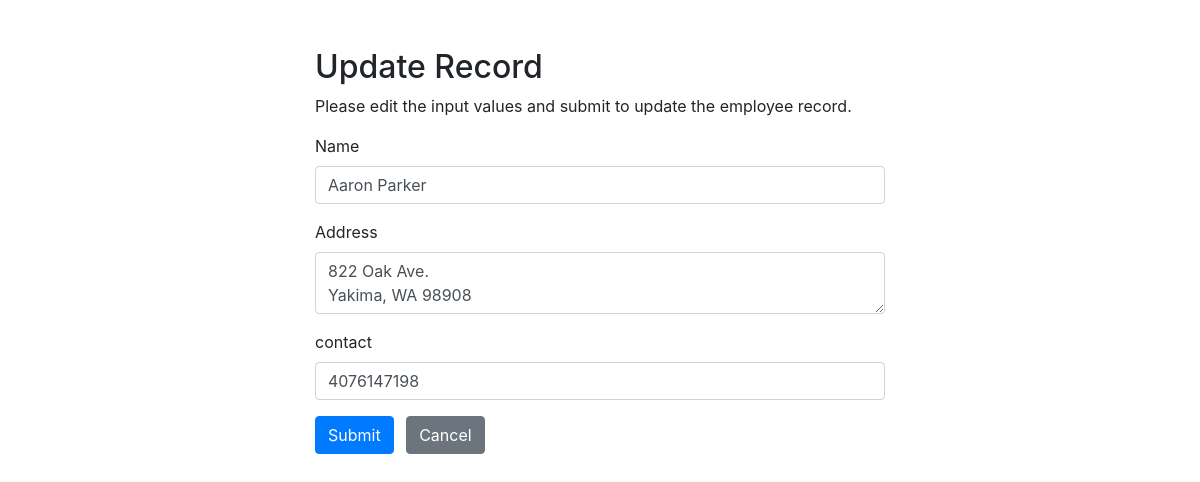
The app's page /Code/update.php?member_ID=1 with its own data.
### tables this page shows
CREATE TABLE `member` (
  `member_ID` int(11) NOT NULL,
  `password` varchar(20) NOT NULL,
  `email` varchar(60) NOT NULL,
  `name` varchar(30) NOT NULL,
  `phoneNumber` varchar(10) NOT NULL,
  `homeAddress` varchar(60) NOT NULL
);

### Code/update.php (the view, shortened to what this page needs)
<?php
require_once "config.php";
 $link = $mysqli;
$name = $address = $contact = "";
$name_err = $address_err = $contact_err = "";
if(isset($_POST["id"]) && !empty($_POST["id"])){
    $id = $_POST["id"];
    $input_name = trim($_POST["name"]);
    if(empty($input_name)){
        $name_err = "Please enter a name.";
    } else{
        $name = $input_name;
    }
    $input_address = trim($_POST["address"]);
    if(empty($input_address)){
        $address_err = "Please enter an address.";
    } else{
        $address = $input_address;
    }
    $input_contact = trim($_POST["contact"]);
    if(empty($input_contact)){
        $contact_err = "Please enter the contact amount.";
    } else{
        $contact = $input_contact;
    }
    if(empty($name_err) && empty($address_err) && empty($contact_err)){
        $sql = "UPDATE member SET name=?, homeAddress=?, phoneNumber=? WHERE member_ID=?";
        if($stmt = mysqli_prepare($link, $sql)){
            mysqli_stmt_bind_param($stmt, "sssi", $param_name, $param_address, $param_contact, $param_id);
            $param_name = $name;
            $param_address = $address;
            $param_contact = $contact;
            $param_id = $id;
            if(mysqli_stmt_execute($stmt)){
                header("location: welcome_admin.php");
                exit();
            } else{
                echo "Oops! Something went wrong. Please try again later.";
            }
        }
        mysqli_stmt_close($stmt);
    }
    mysqli_close($link);
} else{
    if(isset($_GET["member_ID"]) && !empty(trim($_GET["member_ID"]))){
        $sql = "SELECT * FROM member WHERE member_ID = ?";
        if($stmt = mysqli_prepare($link, $sql)){
            mysqli_stmt_bind_param($stmt, "i", $param_id);
            if(mysqli_stmt_execute($stmt)){
                $result = mysqli_stmt_get_result($stmt);
                if(mysqli_num_rows($result) == 1){
                    $row = mysqli_fetch_array($result, MYSQLI_ASSOC);
                    $name = $row["name"];
                    $address = $row["homeAddress"];
                    $contact = $row["phoneNumber"];
                } else{
                    header("location: error.php");
                    exit();
                }
            } else{
                echo "Oops! Something went wrong. Please try again later.";
            }
        }
    }  else{
        header("location: error.php");
        exit();
    }
}
?>
<!DOCTYPE html>
<html lang="en">
<head>
    <link rel="stylesheet" href="https://stackpath.bootstrapcdn.com/bootstrap/4.5.2/css/bootstrap.min.css">
</head>
<body>
    <div class="wrapper">
        <div class="container-fluid">
            <div class="row">
                <div class="col-md-12">
                    <h2 class="mt-5">Update Record</h2>
                    <p>Please edit the input values and submit to update the employee record.</p>
                    <form action="<?php echo htmlspecialchars(basename($_SERVER['REQUEST_URI'])); ?>" method="post">
                        <div class="form-group">
                            <label>Name</label>
                            <input type="text" name="name" class="form-control <?php echo (!empty($name_err)) ? 'is-invalid' : ''; ?>" value="<?php echo $name; ?>">
                        </div>
                        <div class="form-group">
                            <label>Address</label>
                            <textarea name="address" class="form-control <?php echo (!empty($address_err)) ? 'is-invalid' : ''; ?>"><?php echo $address; ?></textarea>
                        </div>
                        <div class="form-group">
                            <label>contact</label>
                            <input type="text" name="contact" class="form-control <?php echo (!empty($contact_err)) ? 'is-invalid' : ''; ?>" value="<?php echo $contact; ?>">
                        </div>
                        <input type="submit" class="btn btn-primary" value="Submit">
                        <a href="welcome_admin.php" class="btn btn-secondary ml-2">Cancel</a>
                    </form>
                </div>
            </div>
        </div>
    </div>
</body>
</html>

### Code/update.php (style rules this page uses)
.wrapper { width: 600px; margin: 0 auto; }

### records on screen
member: name "Aaron Parker", address "822 Oak Ave. Yakima, WA 98908", contact "4076147198"
